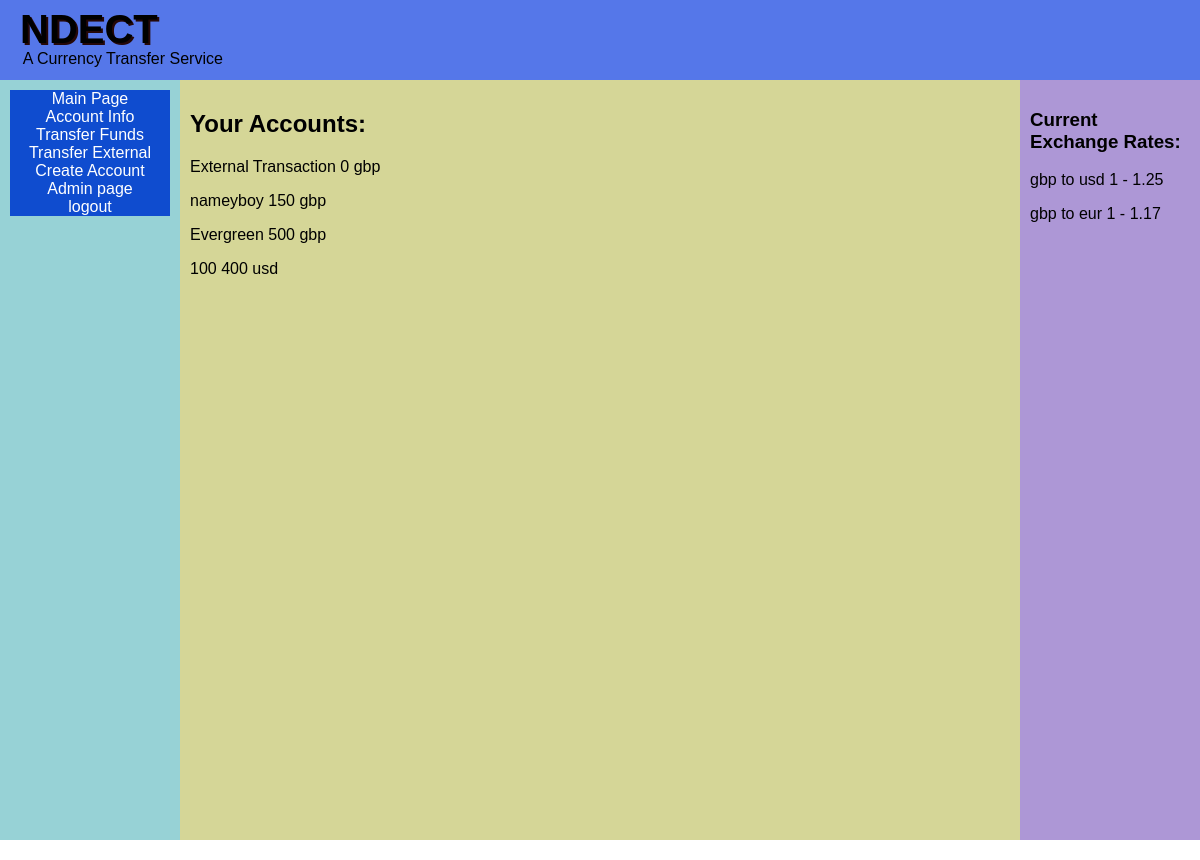
The app's page /pages/mainpage.php (signed in) with its own data.
### tables this page shows
CREATE TABLE "Currency" (
	"CurrencyId"	INTEGER NOT NULL UNIQUE,
	"Togbp"	REAL NOT NULL,
	"name"	TEXT NOT NULL,
	PRIMARY KEY("CurrencyId")
);

### pages/mainpage.php (the view, shortened to what this page needs)
<!DOCTYPE html>
<html lang="en">
<head>
<link rel="stylesheet" href="../css/thecss.css">
</head>
<body>
<?php
include '../assets/headerbar.php';
?>
<div class = "row">
  <?php
  include '../assets/left_sidebar.php';
  ?>
  <div class = "column centre">
    <h2>Your Accounts:</h2>
    <?php
    $db = new SQLite3('../db/db.db');
    $userid = $_SESSION["user_id"];
    $sql = "SELECT Account_Table.Ballance,Account_Table.Name,Currency.name From Account_Table
    Join Currency On Account_Table.CurrencyId = Currency.CurrencyId
    Where UserId = '$userid'";
    $results = $db->query($sql);
    $result = $results->fetchArray();
    while($result != False){
      echo "<p>".$result["Name"]."  ".$result["Ballance"]." ".$result["name"]."</p>";
      $result = $results->fetchArray();
    }
    ?>
  </div>
  <div class = "column right">
  <h3>Current Exchange Rates:</h3>
  <?php
    $sql = "SELECT Togbp,name From Currency where CurrencyId > 1";
    $results = $db->query($sql);
    $result = $results->fetchArray();
    while($result != False){
      echo "<p> gbp to ".$result["name"]."  1 - ".$result["Togbp"]."</p>";
      $result = $results->fetchArray();
    }
    ?>
  </div>
</div>
</body>
</html>

### css/thecss.css (style rules this page uses)
html, body { height: calc(100% - 40px); width: 100%; margin: 0px; }
.row { height: 100%; padding-top: 0px; }
.row:after { content: ""; display: table; clear: both; }
.column { float: left; padding: 10px; max-width: 100%; height: 100%; }
.centre { background-color: #d5d697; width: 70%; overflow-y: auto; }
.right { background-color: #ad97d6; width: 15%; }

### pages/mainpage.php (style rules this page uses)
* { box-sizing: border-box; }
body { font-family: Arial, Helvetica, sans-serif; }

### assets/headerbar.php (style rules this page uses)
* { box-sizing: border-box; }
body { font-family: Arial, Helvetica, sans-serif; }

### assets/left_sidebar.php (style rules this page uses)
* { box-sizing: border-box; }
body { font-family: Arial, Helvetica, sans-serif; }

### records on screen
currency: name "usd", Togbp "1.25"
currency: name "eur", Togbp "1.17"

### other values on screen
$result["Name"] "External Transaction"
$result["Ballance"] "0"
$result["name"] "gbp"
$result["Name"] "nameyboy"
$result["Ballance"] "150"
$result["Name"] "Evergreen"
$result["Ballance"] "500"
$result["Name"] "100"
$result["Ballance"] "400"
$result["name"] "usd"
